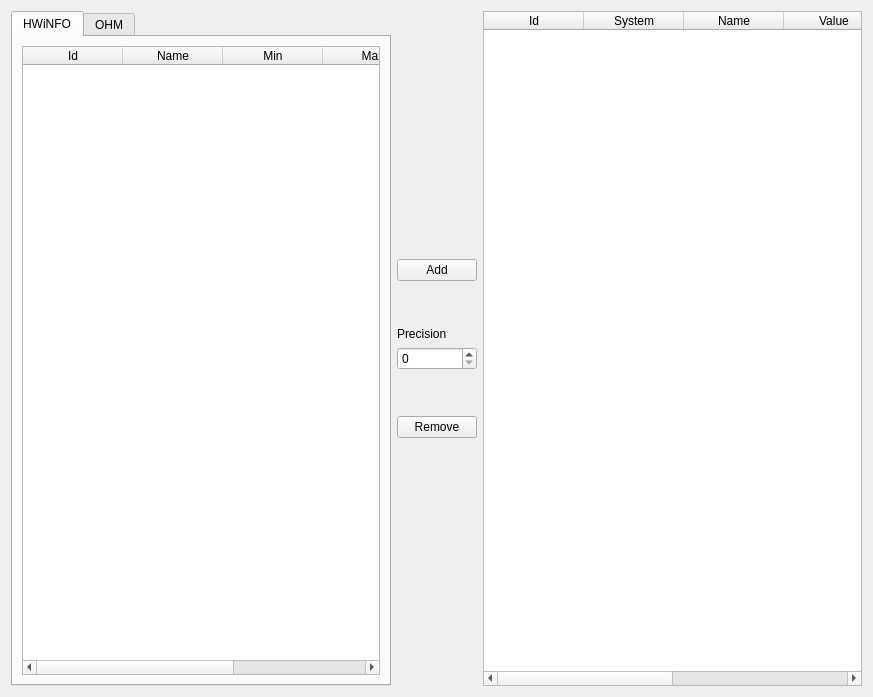
<?xml version="1.0" encoding="UTF-8"?>
<ui version="4.0">
 <class>DataPageWidget</class>
 <widget class="QWidget" name="DataPageWidget">
  <property name="geometry">
   <rect>
    <x>0</x>
    <y>0</y>
    <width>873</width>
    <height>697</height>
   </rect>
  </property>
  <property name="windowTitle">
   <string>Form</string>
  </property>
  <layout class="QHBoxLayout" name="horizontalLayout_2">
   <item>
    <widget class="QTabWidget" name="TabWidget">
     <property name="currentIndex">
      <number>0</number>
     </property>
     <widget class="QWidget" name="HWiNFOTab">
      <attribute name="title">
       <string>HWiNFO</string>
      </attribute>
      <layout class="QVBoxLayout" name="verticalLayout_2">
       <item>
        <widget class="QTableWidget" name="HWiNFO_tableWidget">
         <property name="editTriggers">
          <set>QAbstractItemView::NoEditTriggers</set>
         </property>
         <property name="sortingEnabled">
          <bool>true</bool>
         </property>
         <column>
          <property name="text">
           <string>Id</string>
          </property>
         </column>
         <column>
          <property name="text">
           <string>Name</string>
          </property>
         </column>
         <column>
          <property name="text">
           <string>Min</string>
          </property>
         </column>
         <column>
          <property name="text">
           <string>Max</string>
          </property>
         </column>
         <column>
          <property name="text">
           <string>Current</string>
          </property>
         </column>
        </widget>
       </item>
      </layout>
     </widget>
     <widget class="QWidget" name="OHMTab">
      <attribute name="title">
       <string>OHM</string>
      </attribute>
      <layout class="QHBoxLayout" name="horizontalLayout">
       <item>
        <widget class="QTableWidget" name="OHM_tableWidget">
         <column>
          <property name="text">
           <string>Id</string>
          </property>
         </column>
         <column>
          <property name="text">
           <string>Name</string>
          </property>
         </column>
         <column>
          <property name="text">
           <string>Min</string>
          </property>
         </column>
         <column>
          <property name="text">
           <string>Max</string>
          </property>
         </column>
         <column>
          <property name="text">
           <string>Current</string>
          </property>
         </column>
        </widget>
       </item>
      </layout>
     </widget>
    </widget>
   </item>
   <item>
    <layout class="QVBoxLayout" name="verticalLayout">
     <item>
      <spacer name="verticalSpacer">
       <property name="orientation">
        <enum>Qt::Vertical</enum>
       </property>
       <property name="sizeHint" stdset="0">
        <size>
         <width>20</width>
         <height>40</height>
        </size>
       </property>
      </spacer>
     </item>
     <item>
      <widget class="QPushButton" name="Add_pushButton">
       <property name="text">
        <string>Add</string>
       </property>
      </widget>
     </item>
     <item>
      <spacer name="verticalSpacer_3">
       <property name="orientation">
        <enum>Qt::Vertical</enum>
       </property>
       <property name="sizeType">
        <enum>QSizePolicy::Maximum</enum>
       </property>
       <property name="sizeHint" stdset="0">
        <size>
         <width>20</width>
         <height>40</height>
        </size>
       </property>
      </spacer>
     </item>
     <item>
      <widget class="QLabel" name="label">
       <property name="text">
        <string>Precision</string>
       </property>
      </widget>
     </item>
     <item>
      <widget class="QSpinBox" name="Precision_spinBox">
       <property name="maximum">
        <number>5</number>
       </property>
      </widget>
     </item>
     <item>
      <spacer name="verticalSpacer_4">
       <property name="orientation">
        <enum>Qt::Vertical</enum>
       </property>
       <property name="sizeType">
        <enum>QSizePolicy::Maximum</enum>
       </property>
       <property name="sizeHint" stdset="0">
        <size>
         <width>20</width>
         <height>40</height>
        </size>
       </property>
      </spacer>
     </item>
     <item>
      <widget class="QPushButton" name="Remove_pushButton">
       <property name="text">
        <string>Remove</string>
       </property>
      </widget>
     </item>
     <item>
      <spacer name="verticalSpacer_2">
       <property name="orientation">
        <enum>Qt::Vertical</enum>
       </property>
       <property name="sizeHint" stdset="0">
        <size>
         <width>20</width>
         <height>40</height>
        </size>
       </property>
      </spacer>
     </item>
    </layout>
   </item>
   <item>
    <widget class="QTableWidget" name="SelectedItems_tableWidget">
     <property name="editTriggers">
      <set>QAbstractItemView::NoEditTriggers</set>
     </property>
     <property name="selectionMode">
      <enum>QAbstractItemView::SingleSelection</enum>
     </property>
     <property name="selectionBehavior">
      <enum>QAbstractItemView::SelectRows</enum>
     </property>
     <column>
      <property name="text">
       <string>Id</string>
      </property>
     </column>
     <column>
      <property name="text">
       <string>System</string>
      </property>
     </column>
     <column>
      <property name="text">
       <string>Name</string>
      </property>
     </column>
     <column>
      <property name="text">
       <string>Value</string>
      </property>
     </column>
     <column>
      <property name="text">
       <string>Precision</string>
      </property>
     </column>
     <column>
      <property name="text">
       <string>Symbol</string>
      </property>
     </column>
    </widget>
   </item>
  </layout>
 </widget>
 <resources/>
 <connections/>
</ui>
